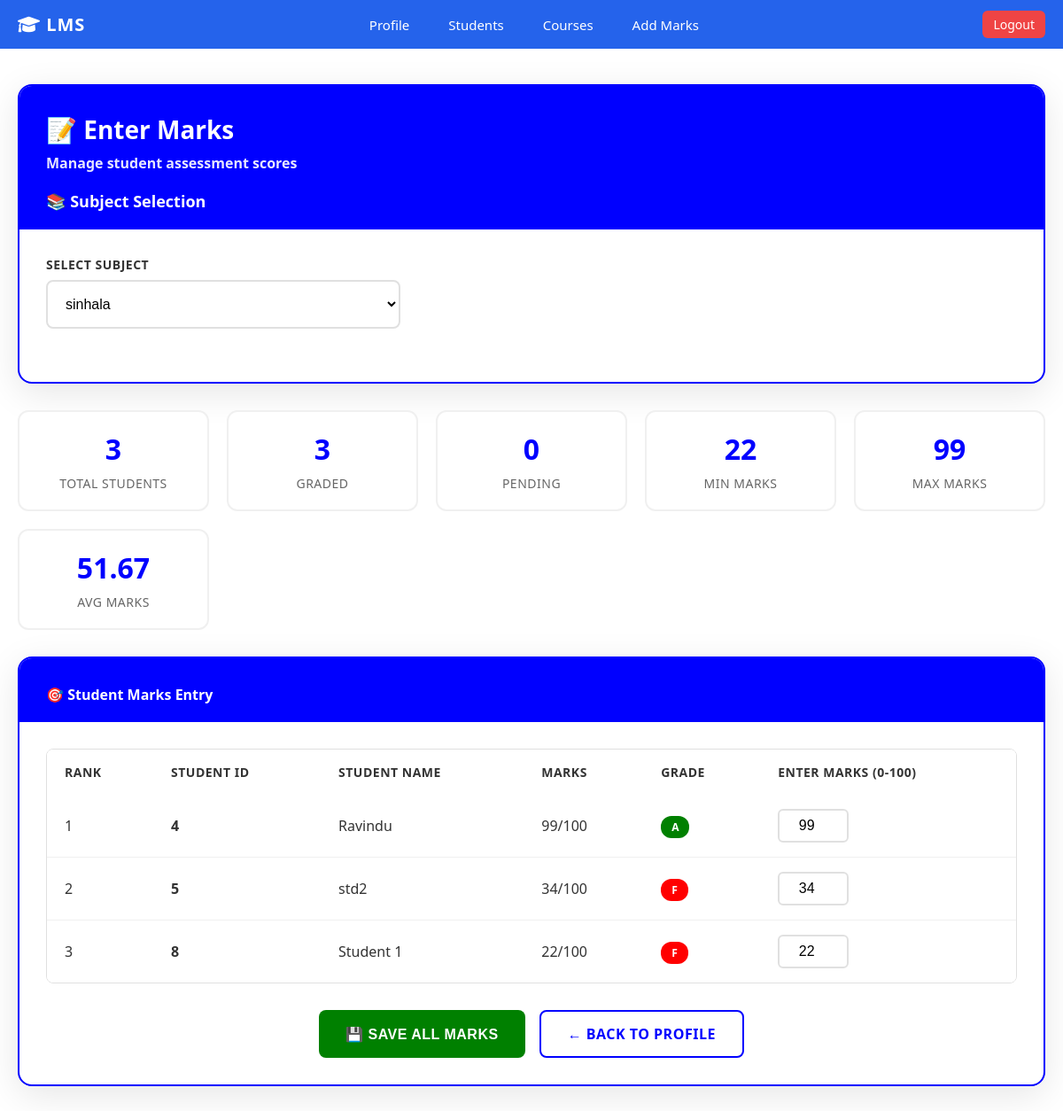
The app's page /marks_management/marks.php?subject_id=6 (signed in) with its own data.
### tables this page shows
CREATE TABLE `marks` (
  `mark_id` int NOT NULL AUTO_INCREMENT,
  `student_id` int NOT NULL,
  `subject_id` int NOT NULL,
  `marks` int NOT NULL,
  `grade` varchar(2) DEFAULT NULL,
  PRIMARY KEY (`mark_id`),
  UNIQUE KEY `student_id` (`student_id`,`subject_id`),
  KEY `subject_id` (`subject_id`),
  CONSTRAINT `marks_ibfk_1` FOREIGN KEY (`student_id`) REFERENCES `students` (`id`) ON DELETE CASCADE,
  CONSTRAINT `marks_ibfk_2` FOREIGN KEY (`subject_id`) REFERENCES `subjects` (`subject_id`) ON DELETE CASCADE,
  CONSTRAINT `marks_chk_1` CHECK ((`marks` between 0 and 100))
);

CREATE TABLE `students` (
  `id` int NOT NULL AUTO_INCREMENT,
  `name` varchar(100) DEFAULT NULL,
  `age` int DEFAULT NULL,
  `grade` varchar(10) DEFAULT NULL,
  `email` varchar(100) DEFAULT NULL,
  PRIMARY KEY (`id`),
  UNIQUE KEY `email` (`email`),
  UNIQUE KEY `email_2` (`email`)
);

### marks_management/marks.php (the view, shortened to what this page needs)
<?php
include '../config/dbConnection.php';
include __DIR__ . '/../navbar.php';
$subjects = $conn->query("SELECT * FROM subjects ORDER BY subject_id ASC");
$selected_subject_id = $_GET['subject_id'] ?? null;
$students = [];
if ($selected_subject_id) {
    $stmt = $conn->prepare("
        SELECT s.id, s.name, m.marks
        FROM students s
        JOIN enrollments e ON s.id = e.student_id
        LEFT JOIN marks m ON s.id = m.student_id AND m.subject_id = e.subject_id
        WHERE e.subject_id = ?
    ");
    $stmt->bind_param("i", $selected_subject_id);
    $stmt->execute();
    $result = $stmt->get_result();
    while ($row = $result->fetch_assoc()) {
        $students[] = $row;
    }
    $graded = array_filter($students, function($s) { return !empty($s['marks']); });
    if ($graded) {
        usort($graded, function($a, $b) {
            return $b['marks'] - $a['marks'];
        });
        $ranks = [];
        $rank = 1;
        $prev_marks = null;
        $i = 0;
        foreach ($graded as $stu) {
            if ($prev_marks !== null && $stu['marks'] < $prev_marks) {
                $rank = $i + 1;
            }
            $ranks[$stu['id']] = $rank;
            $prev_marks = $stu['marks'];
            $i++;
        }
        $marks_array = array_column($graded, 'marks');
        $min_marks = min($marks_array);
        $max_marks = max($marks_array);
        $avg_marks = round(array_sum($marks_array) / count($marks_array), 2);
    } else {
        $min_marks = $max_marks = $avg_marks = '-';
    }
}
function get_grade($mark) {
    if ($mark >= 75) return 'A';
    elseif ($mark >= 60) return 'B';
    elseif ($mark >= 40) return 'S';
    else return 'F';
}
function get_grade_color($grade) {
    switch ($grade) {
        case 'A': return '#008000';
        case 'F': return '#FF0000';
    }
}
?>
<!DOCTYPE html>
<html lang="en">
<head>
</head>
<body>
    <div class="container">
        <div class="content-card">
            <div class="card-header">
                <h1 class="main-title">📝 Enter Marks</h1>
                <p class="main-subtitle">Manage student assessment scores</p>
                <h2 class="section-title">📚 Subject Selection</h2>
            </div>
            <div class="card-body">
                <form method="GET" class="subject-selection">
                    <div class="form-group">
                        <label class="form-label" for="subject_id">Select Subject</label>
                        <select name="subject_id" id="subject_id" class="form-select" onchange="this.form.submit()">
                            <?php while ($row = $subjects->fetch_assoc()): ?>
                                <option value="<?php echo $row['subject_id']; ?>" <?php if($selected_subject_id == $row['subject_id']) echo 'selected'; ?>>
                                    <?php echo htmlspecialchars($row['subject_name']); ?>
                                </option>
                            <?php endwhile; ?>
                        </select>
                    </div>
                </form>
            </div>
        </div>
        <?php if ($selected_subject_id && count($students) > 0): ?>
            <div class="stats-grid">
                <div class="stat-card">
                    <div class="stat-number"><?php echo count($students); ?></div>
                    <div class="stat-label">Total Students</div>
                </div>
                <div class="stat-card">
                    <div class="stat-number"><?php echo count(array_filter($students, function($s) { return !empty($s['marks']); })); ?></div>
                    <div class="stat-label">Graded</div>
                </div>
                <div class="stat-card">
                    <div class="stat-number"><?php echo count(array_filter($students, function($s) { return empty($s['marks']); })); ?></div>
                    <div class="stat-label">Pending</div>
                </div>
                <div class="stat-card">
                    <div class="stat-number"><?php echo $min_marks; ?></div>
                    <div class="stat-label">Min Marks</div>
                </div>
                <div class="stat-card">
                    <div class="stat-number"><?php echo $max_marks; ?></div>
                    <div class="stat-label">Max Marks</div>
                </div>
                <div class="stat-card">
                    <div class="stat-number"><?php echo $avg_marks; ?></div>
                    <div class="stat-label">Avg Marks</div>
                </div>
            </div>
            <div class="content-card">
                <div class="card-header">
                    🎯 Student Marks Entry
                </div>
                <div class="card-body">
                    <form method="POST">
                        <div class="table-container">
                            <table class="data-table">
                                <thead>
                                    <tr>
                                        <th>Rank</th>
                                        <th>Student ID</th>
                                        <th>Student Name</th>
                                        <th>Marks</th>
                                        <th>Grade</th>
                                        <th>Enter Marks (0-100)</th>
                                    </tr>
                                </thead>
                                <tbody>
                                    <?php foreach ($students as $s): ?>
                                    <?php
                                        $grade = !empty($s['marks']) ? get_grade($s['marks']) : null;
                                        $color = $grade ? get_grade_color($grade) : null;
                                    ?>
                                    <tr>
                                        <td><?php echo isset($ranks[$s['id']]) ? $ranks[$s['id']] : '-'; ?></td>
                                        <td><strong><?php echo $s['id']; ?></strong></td>
                                        <td><?php echo htmlspecialchars($s['name']); ?></td>
                                        <td><?php echo !empty($s['marks']) ? $s['marks'] . '/100' : 'Not Graded'; ?></td>
                                        <td>
                                            <?php if ($grade): ?>
                                                <span style="background: <?php echo $color; ?>; color: white; padding: 4px 12px; border-radius: 12px; font-size: 12px; font-weight: bold;">
                                                    <?php echo $grade; ?>
                                                </span>
                                            <?php else: ?>
                                                -
                                            <?php endif; ?>
                                        </td>
                                        <td>
                                            <input type="number"
                                                   name="marks[<?php echo $s['id']; ?>]"
                                                   class="marks-input"
                                                   value="<?php echo $s['marks'] ?? ''; ?>"
                                                   min="0"
                                                   max="100"
                                                   placeholder="0-100"
                                                   required>
                                        </td>
                                    </tr>
                                    <?php endforeach; ?>
                                </tbody>
                            </table>
                        </div>
                        <div class="button-group">
                            <button type="submit" name="submit" class="btn btn-primary">
                                💾 Save All Marks
                            </button>
                            <a href="../teacher_management/teachers_profile.php" class="btn btn-secondary">
                                ← Back to Profile
                            </a>
                        </div>
                    </form>
                </div>
            </div>
        <?php endif; ?>
    </div>
</body>
</html>

### marks_management/marks.php (style rules this page uses)
* { margin: 0; padding: 0; box-sizing: border-box; }
body { font-family: 'Segoe UI', Tahoma, Geneva, Verdana, sans-serif; background: white; min-height: 100vh; color: #333; }
.container { max-width: 1200px; margin: 40px auto; padding: 0 20px; }
.content-card { background: white; border-radius: 16px; box-shadow: 0 10px 40px rgba(0, 0, 0, 0.1); border: 2px solid #0000FF; overflow: hidden; margin-bottom: 30px; }
.card-header { background: #0000FF; color: white; padding: 30px 30px 20px; font-weight: 600; }
.main-title { font-size: 28px; margin-bottom: 8px; display: flex; align-items: center; gap: 12px; }
.main-subtitle { font-size: 16px; opacity: 0.9; margin-bottom: 20px; }
.section-title { font-size: 18px; margin: 0; }
.card-body { padding: 30px; }
.subject-selection { margin-bottom: 30px; }
.form-group { margin-bottom: 20px; }
.form-label { display: block; margin-bottom: 8px; color: #333; font-weight: 600; font-size: 14px; text-transform: uppercase; letter-spacing: 0.5px; }
.form-select { width: 100%; max-width: 400px; padding: 16px; border: 2px solid #e0e0e0; border-radius: 8px; font-size: 16px; background: white; cursor: pointer; transition: all 0.3s ease; }
.table-container { overflow-x: auto; border-radius: 8px; border: 1px solid #e0e0e0; margin-bottom: 30px; }
.data-table { width: 100%; border-collapse: collapse; background: white; }
.data-table th { background: white; color: #333; padding: 16px 20px; text-align: left; font-weight: 600; font-size: 14px; text-transform: uppercase; letter-spacing: 0.5px; }
.data-table td { padding: 16px 20px; border-bottom: 1px solid #f0f0f0; }
.data-table tr:last-child td { border-bottom: none; }
.marks-input { width: 80px; padding: 8px 12px; border: 2px solid #e0e0e0; border-radius: 6px; font-size: 16px; text-align: center; transition: all 0.3s ease; }
.button-group { display: flex; gap: 16px; justify-content: center; margin-top: 30px; }
.btn { padding: 14px 30px; border: none; border-radius: 8px; font-size: 16px; font-weight: 600; cursor: pointer; transition: all 0.3s ease; text-transform: uppercase; letter-spacing: 0.5px; text-decoration: none; display: inline-block; text-align: center; }
.btn-primary { background: #008000; color: white; }
.btn-secondary { background: white; color: #0000FF; border: 2px solid #0000FF; }
.stats-grid { display: grid; grid-template-columns: repeat(auto-fit, minmax(200px, 1fr)); gap: 20px; margin-bottom: 30px; }
.stat-card { background: white; padding: 20px; border-radius: 12px; border: 2px solid #f0f0f0; text-align: center; transition: all 0.3s ease; }
.stat-number { font-size: 32px; font-weight: bold; color: #0000FF; margin-bottom: 8px; }
.stat-label { color: #666; font-size: 14px; text-transform: uppercase; letter-spacing: 0.5px; }
.content-card { animation: fadeIn 0.5s ease-out; }

### records on screen
marks: student "1", student "4", student.name "Ravindu", marks "99", marks "A", student+marks "99"
marks: student "2", student "5", student.name "std2", marks "34", marks "F", student+marks "34"
marks: student "3", student "8", student.name "Student 1", marks "22", marks "F", student+marks "22"

### other values on screen
count($students) "3"
$min_marks "22"
$max_marks "99"
$avg_marks "51.67"
form field subject_id "sinhala"
